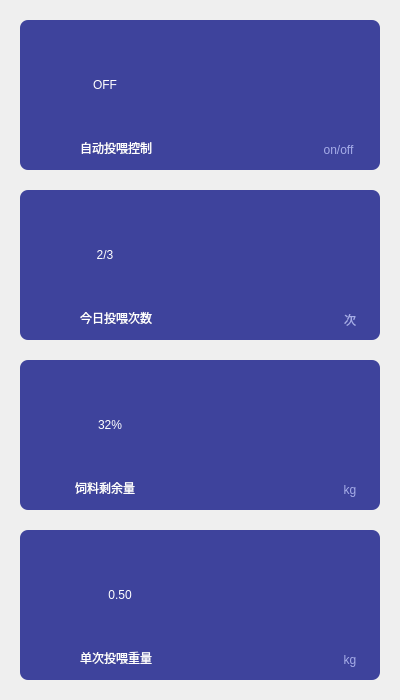
                         <widget class="QWidget" name="TWKZleftWidget" native="true">
                          <layout class="QVBoxLayout" name="verticalLayout_17">
                           <property name="spacing">
                            <number>20</number>
                           </property>
                           <property name="leftMargin">
                            <number>20</number>
                           </property>
                           <property name="topMargin">
                            <number>20</number>
                           </property>
                           <property name="rightMargin">
                            <number>20</number>
                           </property>
                           <property name="bottomMargin">
                            <number>20</number>
                           </property>
                           <item>
                            <widget class="QWidget" name="feedingAutoWidget" native="true">
                             <property name="minimumSize">
                              <size>
                               <width>360</width>
                               <height>150</height>
                              </size>
                             </property>
                             <property name="styleSheet">
                              <string notr="true">#feedingAutoWidget
{
background-color: rgb(62,67,156);
border-radius:8px;
}</string>
                             </property>
                             <widget class="QLabel" name="feedingAutoName">
                              <property name="geometry">
                               <rect>
                                <x>6</x>
                                <y>108</y>
                                <width>180</width>
                                <height>40</height>
                               </rect>
                              </property>
                              <property name="autoFillBackground">
                               <bool>false</bool>
                              </property>
                              <property name="styleSheet">
                               <string notr="true">#feedingAutoName
{
font: 18pt &quot;楷体&quot; ;
color:white;
}
</string>
                              </property>
                              <property name="text">
                               <string>自动投喂控制</string>
                              </property>
                              <property name="alignment">
                               <set>Qt::AlignCenter</set>
                              </property>
                             </widget>
                             <widget class="QLabel" name="feedingAutoValue">
                              <property name="geometry">
                               <rect>
                                <x>20</x>
                                <y>20</y>
                                <width>130</width>
                                <height>90</height>
                               </rect>
                              </property>
                              <property name="styleSheet">
                               <string notr="true">#feedingAutoValue
{
font: 48pt &quot;楷体&quot;;
color: rgb(255, 255, 255);
}</string>
                              </property>
                              <property name="text">
                               <string>OFF</string>
                              </property>
                              <property name="alignment">
                               <set>Qt::AlignCenter</set>
                              </property>
                             </widget>
                             <widget class="QLabel" name="feedingAutoUnit">
                              <property name="geometry">
                               <rect>
                                <x>277</x>
                                <y>110</y>
                                <width>83</width>
                                <height>40</height>
                               </rect>
                              </property>
                              <property name="styleSheet">
                               <string notr="true">#feedingAutoUnit
{
font: 16pt &quot;楷体&quot;;
color: rgb(166,173,232);
}</string>
                              </property>
                              <property name="text">
                               <string>on/off</string>
                              </property>
                              <property name="alignment">
                               <set>Qt::AlignCenter</set>
                              </property>
                             </widget>
                            </widget>
                           </item>
                           <item>
                            <widget class="QWidget" name="feedingWidget" native="true">
                             <property name="minimumSize">
                              <size>
                               <width>360</width>
                               <height>150</height>
                              </size>
                             </property>
                             <property name="styleSheet">
                              <string notr="true">#feedingWidget
{
background-color: rgb(62,67,156);
border-radius:8px;
}</string>
                             </property>
                             <widget class="QLabel" name="feedingName">
                              <property name="geometry">
                               <rect>
                                <x>6</x>
                                <y>108</y>
                                <width>180</width>
                                <height>40</height>
                               </rect>
                              </property>
                              <property name="autoFillBackground">
                               <bool>false</bool>
                              </property>
                              <property name="styleSheet">
                               <string notr="true">#feedingName
{
font: 18pt &quot;楷体&quot; ;
color:white;
}
</string>
                              </property>
                              <property name="text">
                               <string>今日投喂次数</string>
                              </property>
                              <property name="alignment">
                               <set>Qt::AlignCenter</set>
                              </property>
                             </widget>
                             <widget class="QLabel" name="feedingValue">
                              <property name="geometry">
                               <rect>
                                <x>20</x>
                                <y>20</y>
                                <width>130</width>
                                <height>90</height>
                               </rect>
                              </property>
                              <property name="styleSheet">
                               <string notr="true">#feedingValue
{
font: 48pt &quot;楷体&quot;;
color: rgb(255, 255, 255);
}</string>
                              </property>
                              <property name="text">
                               <string>2/3</string>
                              </property>
                              <property name="alignment">
                               <set>Qt::AlignCenter</set>
                              </property>
                             </widget>
                             <widget class="QLabel" name="feedingUnit">
                              <property name="geometry">
                               <rect>
                                <x>310</x>
                                <y>110</y>
                                <width>40</width>
                                <height>40</height>
                               </rect>
                              </property>
                              <property name="styleSheet">
                               <string notr="true">#feedingUnit
{
font: 16pt &quot;楷体&quot;;
color: rgb(166,173,232);
}</string>
                              </property>
                              <property name="text">
                               <string>次</string>
                              </property>
                              <property name="alignment">
                               <set>Qt::AlignCenter</set>
                              </property>
                             </widget>
                            </widget>
                           </item>
                           <item>
                            <widget class="QWidget" name="feedWidget" native="true">
                             <property name="minimumSize">
                              <size>
                               <width>360</width>
                               <height>150</height>
                              </size>
                             </property>
                             <property name="styleSheet">
                              <string notr="true">#feedWidget
{
background-color: rgb(62,67,156);
border-radius:8px;
}</string>
                             </property>
                             <widget class="QLabel" name="feedName">
                              <property name="geometry">
                               <rect>
                                <x>0</x>
                                <y>108</y>
                                <width>170</width>
                                <height>40</height>
                               </rect>
                              </property>
                              <property name="autoFillBackground">
                               <bool>false</bool>
                              </property>
                              <property name="styleSheet">
                               <string notr="true">#feedName
{
font: 18pt &quot;楷体&quot; ;
color:white;
}
</string>
                              </property>
                              <property name="text">
                               <string>饲料剩余量</string>
                              </property>
                              <property name="alignment">
                               <set>Qt::AlignCenter</set>
                              </property>
                             </widget>
                             <widget class="QLabel" name="feedValue">
                              <property name="geometry">
                               <rect>
                                <x>20</x>
                                <y>20</y>
                                <width>140</width>
                                <height>90</height>
                               </rect>
                              </property>
                              <property name="styleSheet">
                               <string notr="true">#feedValue
{
font: 48pt &quot;楷体&quot;;
color: rgb(255, 255, 255);
}</string>
                              </property>
                              <property name="text">
                               <string>32%</string>
                              </property>
                              <property name="alignment">
                               <set>Qt::AlignCenter</set>
                              </property>
                             </widget>
                             <widget class="QLabel" name="feedUnit">
                              <property name="geometry">
                               <rect>
                                <x>310</x>
                                <y>110</y>
                                <width>40</width>
                                <height>40</height>
                               </rect>
                              </property>
                              <property name="styleSheet">
                               <string notr="true">#feedUnit
{
font: 16pt &quot;楷体&quot;;
color: rgb(166,173,232);
}</string>
                              </property>
                              <property name="text">
                               <string>kg</string>
                              </property>
                              <property name="alignment">
                               <set>Qt::AlignCenter</set>
                              </property>
                             </widget>
                            </widget>
                           </item>
                           <item>
                            <widget class="QWidget" name="feedingWeightWidget" native="true">
                             <property name="minimumSize">
                              <size>
                               <width>360</width>
                               <height>150</height>
                              </size>
                             </property>
                             <property name="styleSheet">
                              <string notr="true">#feedingWeightWidget
{
background-color: rgb(62,67,156);
border-radius:8px;
}</string>
                             </property>
                             <widget class="QLabel" name="feedingWeightName">
                              <property name="geometry">
                               <rect>
                                <x>6</x>
                                <y>108</y>
                                <width>180</width>
                                <height>40</height>
                               </rect>
                              </property>
                              <property name="autoFillBackground">
                               <bool>false</bool>
                              </property>
                              <property name="styleSheet">
                               <string notr="true">#feedingWeightName
{
font: 18pt &quot;楷体&quot; ;
color:white;
}
</string>
                              </property>
                              <property name="text">
                               <string>单次投喂重量</string>
                              </property>
                              <property name="alignment">
                               <set>Qt::AlignCenter</set>
                              </property>
                             </widget>
                             <widget class="QLabel" name="feedingWeightValue">
                              <property name="geometry">
                               <rect>
                                <x>20</x>
                                <y>20</y>
                                <width>160</width>
                                <height>90</height>
                               </rect>
                              </property>
                              <property name="styleSheet">
                               <string notr="true">#feedingWeightValue
{
font: 48pt &quot;楷体&quot;;
color: rgb(255, 255, 255);
}</string>
                              </property>
                              <property name="text">
                               <string>0.50</string>
                              </property>
                              <property name="alignment">
                               <set>Qt::AlignCenter</set>
                              </property>
                             </widget>
                             <widget class="QLabel" name="feedingWeightUnit">
                              <property name="geometry">
                               <rect>
                                <x>310</x>
                                <y>110</y>
                                <width>40</width>
                                <height>40</height>
                               </rect>
                              </property>
                              <property name="styleSheet">
                               <string notr="true">#feedingWeightUnit
{
font: 16pt &quot;楷体&quot;;
color: rgb(166,173,232);
}</string>
                              </property>
                              <property name="text">
                               <string>kg</string>
                              </property>
                              <property name="alignment">
                               <set>Qt::AlignCenter</set>
                              </property>
                             </widget>
                            </widget>
                           </item>
                          </layout>
                         </widget>
